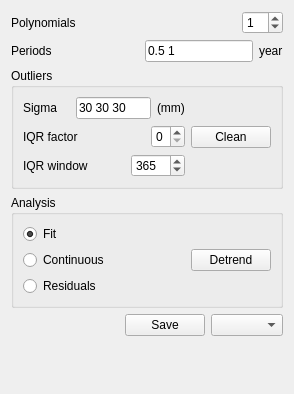
            <widget class="QWidget" name="page">
             <property name="geometry">
              <rect>
               <x>0</x>
               <y>0</y>
               <width>294</width>
               <height>394</height>
              </rect>
             </property>
             <attribute name="label">
              <string>Time Domain Analysis</string>
             </attribute>
             <layout class="QVBoxLayout" name="verticalLayout_9">
              <item>
               <layout class="QHBoxLayout" name="horizontalLayout_4">
                <item>
                 <widget class="QLabel" name="label_4">
                  <property name="text">
                   <string>Polynomials</string>
                  </property>
                 </widget>
                </item>
                <item>
                 <spacer name="horizontalSpacer_3">
                  <property name="orientation">
                   <enum>Qt::Horizontal</enum>
                  </property>
                  <property name="sizeHint" stdset="0">
                   <size>
                    <width>40</width>
                    <height>20</height>
                   </size>
                  </property>
                 </spacer>
                </item>
                <item>
                 <widget class="QSpinBox" name="polyBox">
                  <property name="buttonSymbols">
                   <enum>QAbstractSpinBox::UpDownArrows</enum>
                  </property>
                  <property name="maximum">
                   <number>10</number>
                  </property>
                  <property name="value">
                   <number>1</number>
                  </property>
                 </widget>
                </item>
               </layout>
              </item>
              <item>
               <layout class="QHBoxLayout" name="horizontalLayout_5">
                <item>
                 <widget class="QLabel" name="label_3">
                  <property name="text">
                   <string>Periods</string>
                  </property>
                 </widget>
                </item>
                <item>
                 <spacer name="horizontalSpacer_4">
                  <property name="orientation">
                   <enum>Qt::Horizontal</enum>
                  </property>
                  <property name="sizeHint" stdset="0">
                   <size>
                    <width>40</width>
                    <height>20</height>
                   </size>
                  </property>
                 </spacer>
                </item>
                <item>
                 <widget class="QLineEdit" name="periodEdit">
                  <property name="text">
                   <string>0.5 1</string>
                  </property>
                 </widget>
                </item>
                <item>
                 <widget class="QLabel" name="periodUnitLabel">
                  <property name="text">
                   <string>year</string>
                  </property>
                 </widget>
                </item>
               </layout>
              </item>
              <item>
               <widget class="QGroupBox" name="groupBox">
                <property name="title">
                 <string>Outliers</string>
                </property>
                <layout class="QHBoxLayout" name="horizontalLayout">
                 <item>
                  <layout class="QVBoxLayout" name="verticalLayout_2">
                   <item>
                    <layout class="QHBoxLayout" name="horizontalLayout_11">
                     <item>
                      <widget class="QLabel" name="label_7">
                       <property name="text">
                        <string>Sigma</string>
                       </property>
                      </widget>
                     </item>
                     <item>
                      <spacer name="horizontalSpacer_16">
                       <property name="orientation">
                        <enum>Qt::Horizontal</enum>
                       </property>
                       <property name="sizeHint" stdset="0">
                        <size>
                         <width>40</width>
                         <height>20</height>
                        </size>
                       </property>
                      </spacer>
                     </item>
                     <item>
                      <spacer name="horizontalSpacer_18">
                       <property name="orientation">
                        <enum>Qt::Horizontal</enum>
                       </property>
                       <property name="sizeHint" stdset="0">
                        <size>
                         <width>40</width>
                         <height>20</height>
                        </size>
                       </property>
                      </spacer>
                     </item>
                     <item>
                      <widget class="QLineEdit" name="sigmaEdit">
                       <property name="text">
                        <string>30 30 30</string>
                       </property>
                      </widget>
                     </item>
                     <item>
                      <widget class="QLabel" name="sigmaUintLabel">
                       <property name="text">
                        <string>(mm)</string>
                       </property>
                      </widget>
                     </item>
                    </layout>
                   </item>
                   <item>
                    <layout class="QHBoxLayout" name="horizontalLayout_12">
                     <item>
                      <widget class="QLabel" name="label_9">
                       <property name="text">
                        <string>IQR factor</string>
                       </property>
                      </widget>
                     </item>
                     <item>
                      <spacer name="horizontalSpacer_12">
                       <property name="orientation">
                        <enum>Qt::Horizontal</enum>
                       </property>
                       <property name="sizeHint" stdset="0">
                        <size>
                         <width>40</width>
                         <height>20</height>
                        </size>
                       </property>
                      </spacer>
                     </item>
                     <item>
                      <widget class="QSpinBox" name="iqrFactorBox">
                       <property name="maximum">
                        <number>5</number>
                       </property>
                       <property name="value">
                        <number>0</number>
                       </property>
                      </widget>
                     </item>
                    </layout>
                   </item>
                   <item>
                    <layout class="QHBoxLayout" name="horizontalLayout_13">
                     <item>
                      <widget class="QLabel" name="label_10">
                       <property name="text">
                        <string>IQR window</string>
                       </property>
                      </widget>
                     </item>
                     <item>
                      <spacer name="horizontalSpacer_13">
                       <property name="orientation">
                        <enum>Qt::Horizontal</enum>
                       </property>
                       <property name="sizeHint" stdset="0">
                        <size>
                         <width>40</width>
                         <height>20</height>
                        </size>
                       </property>
                      </spacer>
                     </item>
                     <item>
                      <widget class="QSpinBox" name="iqrWindowBox">
                       <property name="maximum">
                        <number>1000</number>
                       </property>
                       <property name="value">
                        <number>365</number>
                       </property>
                      </widget>
                     </item>
                    </layout>
                   </item>
                  </layout>
                 </item>
                 <item>
                  <widget class="QPushButton" name="outliersButton">
                   <property name="sizePolicy">
                    <sizepolicy hsizetype="Preferred" vsizetype="Fixed">
                     <horstretch>0</horstretch>
                     <verstretch>0</verstretch>
                    </sizepolicy>
                   </property>
                   <property name="text">
                    <string>Clean</string>
                   </property>
                   <property name="shortcut">
                    <string>Ctrl+C</string>
                   </property>
                  </widget>
                 </item>
                </layout>
               </widget>
              </item>
              <item>
               <widget class="QGroupBox" name="groupBox_2">
                <property name="title">
                 <string>Analysis</string>
                </property>
                <layout class="QHBoxLayout" name="horizontalLayout_14">
                 <item>
                  <layout class="QVBoxLayout" name="verticalLayout_5">
                   <item>
                    <widget class="QRadioButton" name="fitCheck">
                     <property name="text">
                      <string>Fit</string>
                     </property>
                     <property name="checked">
                      <bool>true</bool>
                     </property>
                    </widget>
                   </item>
                   <item>
                    <widget class="QRadioButton" name="noOffsetsRadio">
                     <property name="toolTip">
                      <string>Offsets have been removed.</string>
                     </property>
                     <property name="text">
                      <string>Continuous</string>
                     </property>
                    </widget>
                   </item>
                   <item>
                    <widget class="QRadioButton" name="residualCheck">
                     <property name="text">
                      <string>Residuals</string>
                     </property>
                    </widget>
                   </item>
                  </layout>
                 </item>
                 <item>
                  <spacer name="horizontalSpacer">
                   <property name="orientation">
                    <enum>Qt::Horizontal</enum>
                   </property>
                   <property name="sizeHint" stdset="0">
                    <size>
                     <width>40</width>
                     <height>20</height>
                    </size>
                   </property>
                  </spacer>
                 </item>
                 <item>
                  <widget class="QPushButton" name="detrendButton">
                   <property name="sizePolicy">
                    <sizepolicy hsizetype="Preferred" vsizetype="Fixed">
                     <horstretch>0</horstretch>
                     <verstretch>0</verstretch>
                    </sizepolicy>
                   </property>
                   <property name="text">
                    <string>Detrend</string>
                   </property>
                   <property name="shortcut">
                    <string>Ctrl+D</string>
                   </property>
                  </widget>
                 </item>
                </layout>
               </widget>
              </item>
              <item>
               <layout class="QHBoxLayout" name="horizontalLayout_17">
                <item>
                 <spacer name="horizontalSpacer_17">
                  <property name="orientation">
                   <enum>Qt::Horizontal</enum>
                  </property>
                  <property name="sizeHint" stdset="0">
                   <size>
                    <width>40</width>
                    <height>20</height>
                   </size>
                  </property>
                 </spacer>
                </item>
                <item>
                 <widget class="QPushButton" name="saveButton">
                  <property name="text">
                   <string>Save</string>
                  </property>
                  <property name="shortcut">
                   <string>Ctrl+S</string>
                  </property>
                 </widget>
                </item>
                <item>
                 <widget class="QComboBox" name="tsDataBox">
                  <property name="sizePolicy">
                   <sizepolicy hsizetype="Preferred" vsizetype="Fixed">
                    <horstretch>0</horstretch>
                    <verstretch>0</verstretch>
                   </sizepolicy>
                  </property>
                 </widget>
                </item>
               </layout>
              </item>
              <item>
               <spacer name="verticalSpacer_2">
                <property name="orientation">
                 <enum>Qt::Vertical</enum>
                </property>
                <property name="sizeHint" stdset="0">
                 <size>
                  <width>20</width>
                  <height>169</height>
                 </size>
                </property>
               </spacer>
              </item>
             </layout>
            </widget>
